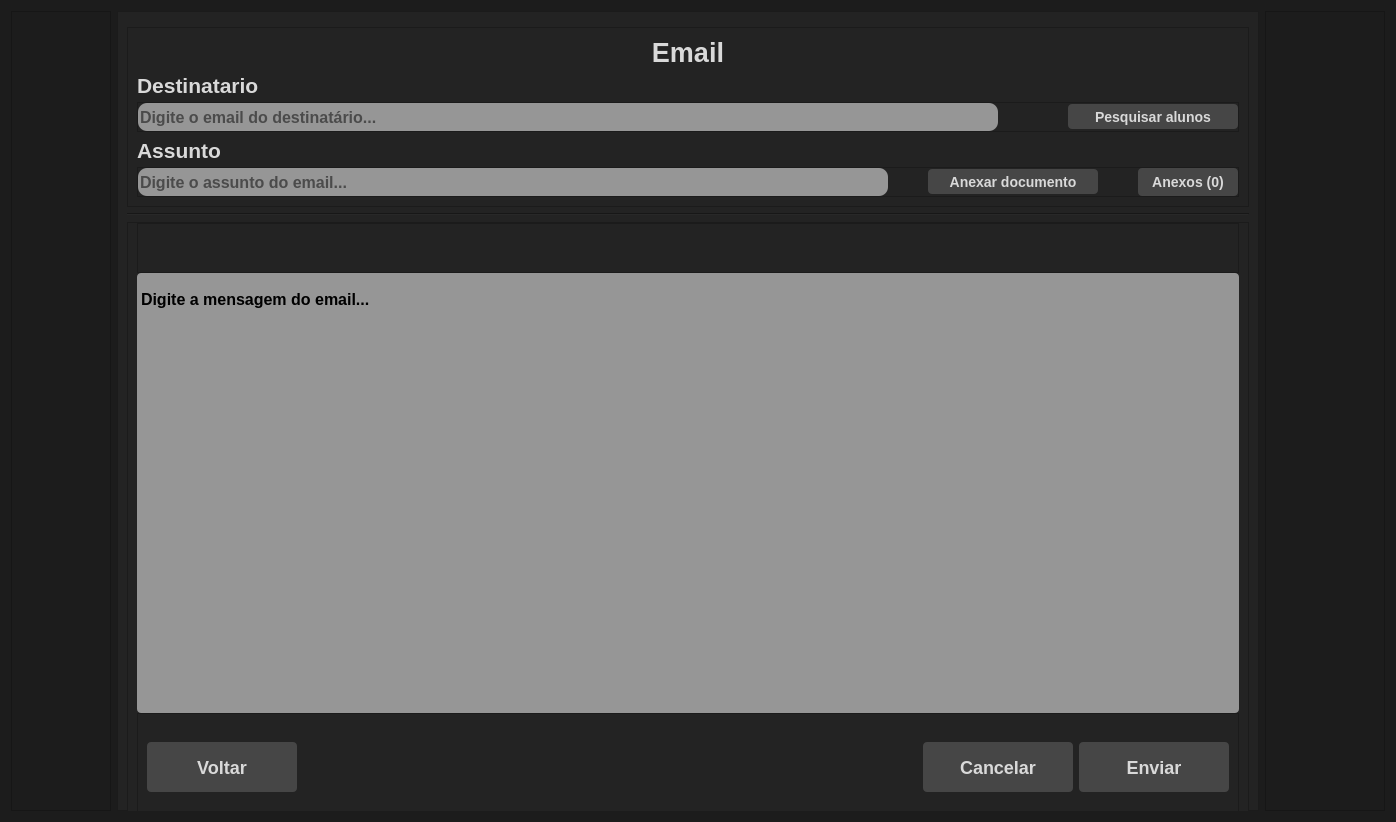
      <widget class="QWidget" name="page2">
       <property name="styleSheet">
        <string notr="true">background-color: rgb(28, 28, 28);</string>
       </property>
       <layout class="QHBoxLayout" name="horizontalLayout_23">
        <item>
         <widget class="QFrame" name="frame_43">
          <property name="minimumSize">
           <size>
            <width>100</width>
            <height>0</height>
           </size>
          </property>
          <property name="frameShape">
           <enum>QFrame::StyledPanel</enum>
          </property>
          <property name="frameShadow">
           <enum>QFrame::Raised</enum>
          </property>
         </widget>
        </item>
        <item>
         <widget class="QFrame" name="email_frame">
          <property name="maximumSize">
           <size>
            <width>16777215</width>
            <height>800</height>
           </size>
          </property>
          <property name="styleSheet">
           <string notr="true">background-color: rgb(35, 35,35);</string>
          </property>
          <property name="frameShape">
           <enum>QFrame::StyledPanel</enum>
          </property>
          <property name="frameShadow">
           <enum>QFrame::Raised</enum>
          </property>
          <layout class="QVBoxLayout" name="verticalLayout_28">
           <property name="topMargin">
            <number>15</number>
           </property>
           <property name="bottomMargin">
            <number>15</number>
           </property>
           <item>
            <widget class="QFrame" name="frame_45">
             <property name="minimumSize">
              <size>
               <width>0</width>
               <height>180</height>
              </size>
             </property>
             <property name="frameShape">
              <enum>QFrame::StyledPanel</enum>
             </property>
             <property name="frameShadow">
              <enum>QFrame::Raised</enum>
             </property>
             <layout class="QVBoxLayout" name="verticalLayout_27">
              <item>
               <widget class="QLabel" name="label_39">
                <property name="minimumSize">
                 <size>
                  <width>0</width>
                  <height>30</height>
                 </size>
                </property>
                <property name="styleSheet">
                 <string notr="true">
color: rgb(217, 217, 217);</string>
                </property>
                <property name="text">
                 <string>&lt;html&gt;&lt;head/&gt;&lt;body&gt;&lt;p&gt;&lt;span style=&quot; font-size:20pt; font-weight:600;&quot;&gt;Email&lt;/span&gt;&lt;/p&gt;&lt;/body&gt;&lt;/html&gt;</string>
                </property>
                <property name="alignment">
                 <set>Qt::AlignCenter</set>
                </property>
               </widget>
              </item>
              <item>
               <widget class="QLabel" name="label_40">
                <property name="minimumSize">
                 <size>
                  <width>0</width>
                  <height>23</height>
                 </size>
                </property>
                <property name="styleSheet">
                 <string notr="true">
color: rgb(217, 217, 217);</string>
                </property>
                <property name="text">
                 <string>&lt;html&gt;&lt;head/&gt;&lt;body&gt;&lt;p&gt;&lt;span style=&quot; font-size:16pt; font-weight:600;&quot;&gt;Destinatario&lt;/span&gt;&lt;/p&gt;&lt;/body&gt;&lt;/html&gt;</string>
                </property>
               </widget>
              </item>
              <item>
               <widget class="QFrame" name="frame_46">
                <property name="minimumSize">
                 <size>
                  <width>50</width>
                  <height>30</height>
                 </size>
                </property>
                <property name="frameShape">
                 <enum>QFrame::StyledPanel</enum>
                </property>
                <property name="frameShadow">
                 <enum>QFrame::Raised</enum>
                </property>
                <layout class="QHBoxLayout" name="horizontalLayout_24">
                 <property name="spacing">
                  <number>0</number>
                 </property>
                 <property name="leftMargin">
                  <number>0</number>
                 </property>
                 <property name="topMargin">
                  <number>0</number>
                 </property>
                 <property name="rightMargin">
                  <number>0</number>
                 </property>
                 <property name="bottomMargin">
                  <number>0</number>
                 </property>
                 <item>
                  <widget class="QLineEdit" name="destinatario">
                   <property name="minimumSize">
                    <size>
                     <width>860</width>
                     <height>28</height>
                    </size>
                   </property>
                   <property name="maximumSize">
                    <size>
                     <width>1250</width>
                     <height>16777215</height>
                    </size>
                   </property>
                   <property name="font">
                    <font>
                     <pointsize>-1</pointsize>
                     <weight>75</weight>
                     <bold>true</bold>
                    </font>
                   </property>
                   <property name="styleSheet">
                    <string notr="true">background-color: rgb(150, 150, 150);
border-radius:9px;
font-size: 16px;
font-weight:bold;
color: rgb(0, 0, 0);</string>
                   </property>
                   <property name="placeholderText">
                    <string>Digite o email do destinatário...</string>
                   </property>
                  </widget>
                 </item>
                 <item>
                  <spacer name="horizontalSpacer_3">
                   <property name="orientation">
                    <enum>Qt::Horizontal</enum>
                   </property>
                   <property name="sizeHint" stdset="0">
                    <size>
                     <width>40</width>
                     <height>20</height>
                    </size>
                   </property>
                  </spacer>
                 </item>
                 <item>
                  <widget class="QPushButton" name="btnPesquisarAlunos">
                   <property name="minimumSize">
                    <size>
                     <width>170</width>
                     <height>25</height>
                    </size>
                   </property>
                   <property name="maximumSize">
                    <size>
                     <width>120</width>
                     <height>16777215</height>
                    </size>
                   </property>
                   <property name="layoutDirection">
                    <enum>Qt::LeftToRight</enum>
                   </property>
                   <property name="styleSheet">
                    <string notr="true">QPushButton{
background-color: rgb(70, 70, 70);
border-radius:4px;
font-size:14px;
font-weight:bold;

color: rgb(217, 217, 217);
}
QPushButton:hover{
background-color: grey;
}
QPushButton:pressed{
background-color: rgb(35, 35,35);
}</string>
                   </property>
                   <property name="text">
                    <string>Pesquisar alunos</string>
                   </property>
                   <property name="icon">
                    <iconset>
                     <normaloff>../../Icons/searchicon-removebg-preview-removebg-preview.png</normaloff>../../Icons/searchicon-removebg-preview-removebg-preview.png</iconset>
                   </property>
                   <property name="iconSize">
                    <size>
                     <width>40</width>
                     <height>40</height>
                    </size>
                   </property>
                  </widget>
                 </item>
                </layout>
               </widget>
              </item>
              <item>
               <widget class="QLabel" name="label_41">
                <property name="minimumSize">
                 <size>
                  <width>0</width>
                  <height>23</height>
                 </size>
                </property>
                <property name="styleSheet">
                 <string notr="true">
color: rgb(217, 217, 217);</string>
                </property>
                <property name="text">
                 <string>&lt;html&gt;&lt;head/&gt;&lt;body&gt;&lt;p&gt;&lt;span style=&quot; font-size:16pt; font-weight:600;&quot;&gt;Assunto&lt;/span&gt;&lt;/p&gt;&lt;/body&gt;&lt;/html&gt;</string>
                </property>
               </widget>
              </item>
              <item>
               <widget class="QFrame" name="frame_47">
                <property name="minimumSize">
                 <size>
                  <width>0</width>
                  <height>0</height>
                 </size>
                </property>
                <property name="frameShape">
                 <enum>QFrame::StyledPanel</enum>
                </property>
                <property name="frameShadow">
                 <enum>QFrame::Raised</enum>
                </property>
                <layout class="QHBoxLayout" name="horizontalLayout_25">
                 <property name="spacing">
                  <number>0</number>
                 </property>
                 <property name="leftMargin">
                  <number>0</number>
                 </property>
                 <property name="topMargin">
                  <number>0</number>
                 </property>
                 <property name="rightMargin">
                  <number>0</number>
                 </property>
                 <property name="bottomMargin">
                  <number>0</number>
                 </property>
                 <item>
                  <widget class="QLineEdit" name="assunto">
                   <property name="minimumSize">
                    <size>
                     <width>750</width>
                     <height>28</height>
                    </size>
                   </property>
                   <property name="maximumSize">
                    <size>
                     <width>860</width>
                     <height>16777215</height>
                    </size>
                   </property>
                   <property name="styleSheet">
                    <string notr="true">background-color: rgb(150, 150, 150);
border-radius:9px;
font-size: 16px;
font-weight:bold;
color: rgb(0, 0, 0);</string>
                   </property>
                   <property name="alignment">
                    <set>Qt::AlignLeading|Qt::AlignLeft|Qt::AlignVCenter</set>
                   </property>
                   <property name="placeholderText">
                    <string>Digite o assunto do email...</string>
                   </property>
                  </widget>
                 </item>
                 <item>
                  <spacer name="horizontalSpacer_4">
                   <property name="orientation">
                    <enum>Qt::Horizontal</enum>
                   </property>
                   <property name="sizeHint" stdset="0">
                    <size>
                     <width>40</width>
                     <height>20</height>
                    </size>
                   </property>
                  </spacer>
                 </item>
                 <item>
                  <widget class="QPushButton" name="btnAnexarArquivo">
                   <property name="minimumSize">
                    <size>
                     <width>170</width>
                     <height>25</height>
                    </size>
                   </property>
                   <property name="maximumSize">
                    <size>
                     <width>120</width>
                     <height>16777215</height>
                    </size>
                   </property>
                   <property name="layoutDirection">
                    <enum>Qt::LeftToRight</enum>
                   </property>
                   <property name="styleSheet">
                    <string notr="true">QPushButton{
background-color: rgb(70, 70, 70);
border-radius:4px;
font-size:14px;
font-weight:bold;

color: rgb(217, 217, 217);
}
QPushButton:hover{
background-color: grey;
}
QPushButton:pressed{
background-color: rgb(35, 35,35);
}</string>
                   </property>
                   <property name="text">
                    <string>Anexar documento</string>
                   </property>
                   <property name="icon">
                    <iconset>
                     <normaloff>../../Icons/anexo.png</normaloff>../../Icons/anexo.png</iconset>
                   </property>
                   <property name="iconSize">
                    <size>
                     <width>30</width>
                     <height>35</height>
                    </size>
                   </property>
                  </widget>
                 </item>
                 <item>
                  <spacer name="horizontalSpacer_5">
                   <property name="orientation">
                    <enum>Qt::Horizontal</enum>
                   </property>
                   <property name="sizeHint" stdset="0">
                    <size>
                     <width>40</width>
                     <height>20</height>
                    </size>
                   </property>
                  </spacer>
                 </item>
                 <item>
                  <widget class="QLabel" name="label_42">
                   <property name="minimumSize">
                    <size>
                     <width>100</width>
                     <height>0</height>
                    </size>
                   </property>
                   <property name="styleSheet">
                    <string notr="true">QLabel{
background-color: rgb(70, 70, 70);
border-radius:4px;
font-size:14px;
font-weight:bold;

color: rgb(217, 217, 217);
}
QPushButton:hover{
background-color: grey;
}
QPushButton:pressed{
background-color: rgb(35, 35,35);
}</string>
                   </property>
                   <property name="text">
                    <string>Anexos (0)</string>
                   </property>
                   <property name="alignment">
                    <set>Qt::AlignCenter</set>
                   </property>
                  </widget>
                 </item>
                </layout>
               </widget>
              </item>
             </layout>
            </widget>
           </item>
           <item>
            <widget class="Line" name="line">
             <property name="orientation">
              <enum>Qt::Horizontal</enum>
             </property>
            </widget>
           </item>
           <item>
            <widget class="QFrame" name="frame_editor">
             <property name="minimumSize">
              <size>
               <width>0</width>
               <height>600</height>
              </size>
             </property>
             <property name="frameShape">
              <enum>QFrame::StyledPanel</enum>
             </property>
             <property name="frameShadow">
              <enum>QFrame::Raised</enum>
             </property>
             <layout class="QVBoxLayout" name="verticalLayout_29">
              <property name="spacing">
               <number>0</number>
              </property>
              <property name="leftMargin">
               <number>9</number>
              </property>
              <property name="topMargin">
               <number>0</number>
              </property>
              <property name="bottomMargin">
               <number>0</number>
              </property>
              <item>
               <widget class="QFrame" name="frame_botoes">
                <property name="minimumSize">
                 <size>
                  <width>0</width>
                  <height>50</height>
                 </size>
                </property>
                <property name="maximumSize">
                 <size>
                  <width>16777215</width>
                  <height>50</height>
                 </size>
                </property>
                <property name="styleSheet">
                 <string notr="true">QComboBox{
background-color: rgb(150, 150, 150);
}
QToolBar{
background-color: rgb(35, 35,35);
}
QSpinBox{
background-color: rgb(70, 70, 70);
}
QAction{
background-color: rgb(70, 70, 70);
}
QPushButton{
background-color: rgb(70, 70, 70);
}
QComboBox QAbstractItemView
{
background-color: rgb(150, 150, 150);
}


QFrame{
background-color: rgb(35, 35,35);
}
QIcon{
background-color: rgb(70, 70, 70);
}
</string>
                </property>
                <property name="frameShape">
                 <enum>QFrame::StyledPanel</enum>
                </property>
                <property name="frameShadow">
                 <enum>QFrame::Raised</enum>
                </property>
               </widget>
              </item>
              <item>
               <widget class="QTextEdit" name="editor">
                <property name="maximumSize">
                 <size>
                  <width>1300</width>
                  <height>440</height>
                 </size>
                </property>
                <property name="styleSheet">
                 <string notr="true">background-color: rgb(150, 150, 150);
border-radius:4px;</string>
                </property>
                <property name="html">
                 <string>&lt;!DOCTYPE HTML PUBLIC &quot;-//W3C//DTD HTML 4.0//EN&quot; &quot;http://www.w3.org/TR/REC-html40/strict.dtd&quot;&gt;
&lt;html&gt;&lt;head&gt;&lt;meta name=&quot;qrichtext&quot; content=&quot;1&quot; /&gt;&lt;style type=&quot;text/css&quot;&gt;
p, li { white-space: pre-wrap; }
&lt;/style&gt;&lt;/head&gt;&lt;body style=&quot; font-family:'MS Shell Dlg 2'; font-size:8.25pt; font-weight:400; font-style:normal;&quot;&gt;
&lt;p style=&quot;-qt-paragraph-type:empty; margin-top:0px; margin-bottom:0px; margin-left:0px; margin-right:0px; -qt-block-indent:0; text-indent:0px;&quot;&gt;&lt;br /&gt;&lt;/p&gt;
&lt;p style=&quot; margin-top:0px; margin-bottom:0px; margin-left:0px; margin-right:0px; -qt-block-indent:0; text-indent:0px;&quot;&gt;&lt;span style=&quot; font-size:16px; font-weight:600;&quot;&gt;Digite a mensagem do email...&lt;/span&gt;&lt;/p&gt;&lt;/body&gt;&lt;/html&gt;</string>
                </property>
               </widget>
              </item>
              <item>
               <widget class="QFrame" name="frame">
                <property name="maximumSize">
                 <size>
                  <width>16777215</width>
                  <height>150</height>
                 </size>
                </property>
                <property name="frameShape">
                 <enum>QFrame::StyledPanel</enum>
                </property>
                <property name="frameShadow">
                 <enum>QFrame::Raised</enum>
                </property>
                <layout class="QHBoxLayout" name="horizontalLayout_22">
                 <item>
                  <widget class="QPushButton" name="btn_volta">
                   <property name="minimumSize">
                    <size>
                     <width>150</width>
                     <height>50</height>
                    </size>
                   </property>
                   <property name="maximumSize">
                    <size>
                     <width>150</width>
                     <height>16777215</height>
                    </size>
                   </property>
                   <property name="font">
                    <font>
                     <pointsize>-1</pointsize>
                     <weight>75</weight>
                     <bold>true</bold>
                    </font>
                   </property>
                   <property name="cursor">
                    <cursorShape>ArrowCursor</cursorShape>
                   </property>
                   <property name="contextMenuPolicy">
                    <enum>Qt::ActionsContextMenu</enum>
                   </property>
                   <property name="styleSheet">
                    <string notr="true">QPushButton{
background-color: rgb(70, 70, 70);
border-radius:4px;
font-size:18px;
font-weight:bold;

color: rgb(217, 217, 217);
}
QPushButton:hover{
background-color: grey;

}
QPushButton:pressed{
background-color: rgb(35, 35,35);
}</string>
                   </property>
                   <property name="text">
                    <string>Voltar</string>
                   </property>
                   <property name="icon">
                    <iconset>
                     <normaloff>../../Icons/Setapratras-removebg-preview.png</normaloff>../../Icons/Setapratras-removebg-preview.png</iconset>
                   </property>
                   <property name="iconSize">
                    <size>
                     <width>30</width>
                     <height>30</height>
                    </size>
                   </property>
                  </widget>
                 </item>
                 <item>
                  <spacer name="horizontalSpacer_2">
                   <property name="orientation">
                    <enum>Qt::Horizontal</enum>
                   </property>
                   <property name="sizeHint" stdset="0">
                    <size>
                     <width>40</width>
                     <height>20</height>
                    </size>
                   </property>
                  </spacer>
                 </item>
                 <item>
                  <widget class="QPushButton" name="cancelarEmailBtn">
                   <property name="minimumSize">
                    <size>
                     <width>150</width>
                     <height>50</height>
                    </size>
                   </property>
                   <property name="styleSheet">
                    <string notr="true">QPushButton{
background-color: rgb(70, 70, 70);
border-radius:4px;
font-size:18px;
font-weight:bold;

color: rgb(217, 217, 217);
}
QPushButton:hover{
background-color: grey;

}
QPushButton:pressed{
background-color: rgb(35, 35,35);
}</string>
                   </property>
                   <property name="text">
                    <string>Cancelar</string>
                   </property>
                   <property name="icon">
                    <iconset>
                     <normaloff>../../Icons/deleteicon-removebg-preview-removebg-preview.png</normaloff>../../Icons/deleteicon-removebg-preview-removebg-preview.png</iconset>
                   </property>
                   <property name="iconSize">
                    <size>
                     <width>40</width>
                     <height>40</height>
                    </size>
                   </property>
                  </widget>
                 </item>
                 <item>
                  <widget class="QPushButton" name="enviarEmailBtn">
                   <property name="minimumSize">
                    <size>
                     <width>150</width>
                     <height>50</height>
                    </size>
                   </property>
                   <property name="layoutDirection">
                    <enum>Qt::LeftToRight</enum>
                   </property>
                   <property name="styleSheet">
                    <string notr="true">QPushButton{
background-color: rgb(70, 70, 70);
border-radius:4px;
font-size:18px;
font-weight:bold;

color: rgb(217, 217, 217);
}
QPushButton:hover{
background-color: grey;

}
QPushButton:pressed{
background-color: rgb(35, 35,35);
}</string>
                   </property>
                   <property name="text">
                    <string>Enviar</string>
                   </property>
                   <property name="icon">
                    <iconset>
                     <normaloff>../../Icons/email.png</normaloff>../../Icons/email.png</iconset>
                   </property>
                   <property name="iconSize">
                    <size>
                     <width>40</width>
                     <height>40</height>
                    </size>
                   </property>
                  </widget>
                 </item>
                </layout>
               </widget>
              </item>
             </layout>
            </widget>
           </item>
          </layout>
         </widget>
        </item>
        <item>
         <widget class="QFrame" name="frame_44">
          <property name="minimumSize">
           <size>
            <width>120</width>
            <height>0</height>
           </size>
          </property>
          <property name="frameShape">
           <enum>QFrame::StyledPanel</enum>
          </property>
          <property name="frameShadow">
           <enum>QFrame::Raised</enum>
          </property>
         </widget>
        </item>
       </layout>
      </widget>
